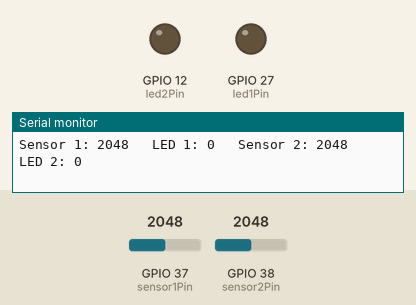
Recording of a sketch running on a simulated ESP32. Parts: output pins drawn as LEDs (lit = HIGH), the last lines printed to the serial monitor. Inputs (shaded band) come from the test bench; at power-on: GPIO 37 (sensor1Pin) = 2048, GPIO 38 (sensor2Pin) = 2048.

Above: at 1.2 s.
1.3 s: GPIO 37 (sensor1Pin) set to 548
4.3 s: GPIO 37 (sensor1Pin) set to 457
At 5.3 s:
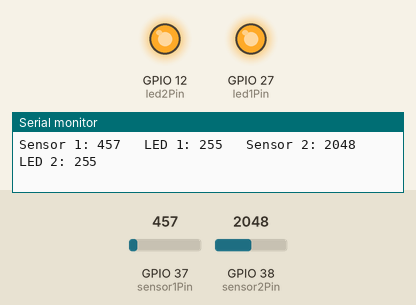
5.8 s: GPIO 38 (sensor2Pin) set to 1065
8.8 s: GPIO 38 (sensor2Pin) set to 928
Timing chart, 0 to 11.8 s (numbered marks = the images above; inputs shaded):
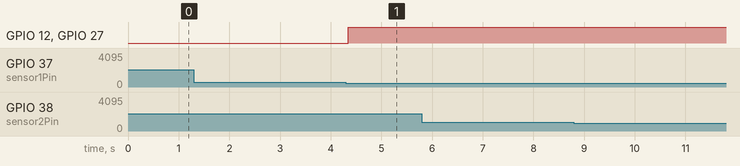

The sketch:

BreathPostureSensor.ino
```cpp
/*
Two Sensor Compare

Builds on twoSensorSerial.
The two sensors are compared against each other. Whichever one has the
HIGHER reading wins, and only that sensor's LED turns on.
If neither sensor is above the minimum, both LEDs stay off.

Pin A1 : Sensor 1  ->  Pin 12 : LED 1
Pin A2 : Sensor 2  ->  Pin 27 : LED 2

Remember: analogRead() on the ESP32 gives a value from 0 - 4095
analogWrite() takes a value from 0 - 255
Set the Serial Monitor to 9600 baud to see the values.
*/

//Sensor variables
int sensor1Pin = A1;
int sensor1Value;

int sensor2Pin = A2;
int sensor2Value;

//Below this, both sensors count as untouched and nothing lights up
//Raise it if the LEDs flicker back and forth on their own
int minimumValue1 = 500;
int minimumValue2 = 150;

//LED variables
int led1Pin = 27;
int led1Value;

int led2Pin = 12;
int led2Value;

//The brightness for a winning and a losing LED (0 - 255)
int onBrightness = 255;
int offBrightness = 0;

void setup()
{
  Serial.begin(9600);

  pinMode(led1Pin, OUTPUT);
  pinMode(led2Pin, OUTPUT);
}

void loop()
{
  //read both sensors (0 - 4095)
  sensor1Value = analogRead(sensor1Pin);
  sensor2Value = analogRead(sensor2Pin);

  //compare the two readings and decide which LED wins
  if (sensor1Value < minimumValue1 || sensor2Value < minimumValue2)
  {
    //neither sensor is active
    led1Value = onBrightness;
    led2Value = onBrightness;
  }

  else
  {
    //both sensors active
    led1Value = offBrightness;
    led2Value = offBrightness;
  }

  //set the LEDs
  analogWrite(led1Pin, led1Value);
  analogWrite(led2Pin, led2Value);

  //print the sensor and LED values on one line
  Serial.print("Sensor 1: ");
  Serial.print(sensor1Value);
  Serial.print("   LED 1: ");
  Serial.print(led1Value);
  Serial.print("   Sensor 2: ");
  Serial.print(sensor2Value);
  Serial.print("   LED 2: ");
  Serial.println(led2Value);
}
```

Measured:
- the behaviour switches between 500 and 499 on GPIO 37 (sensor1Pin) (found by bisection; images 0 and 1)
- after the input at 4.3 s, GPIO 12 (led2Pin), GPIO 27 (led1Pin): LOW → HIGH at once
